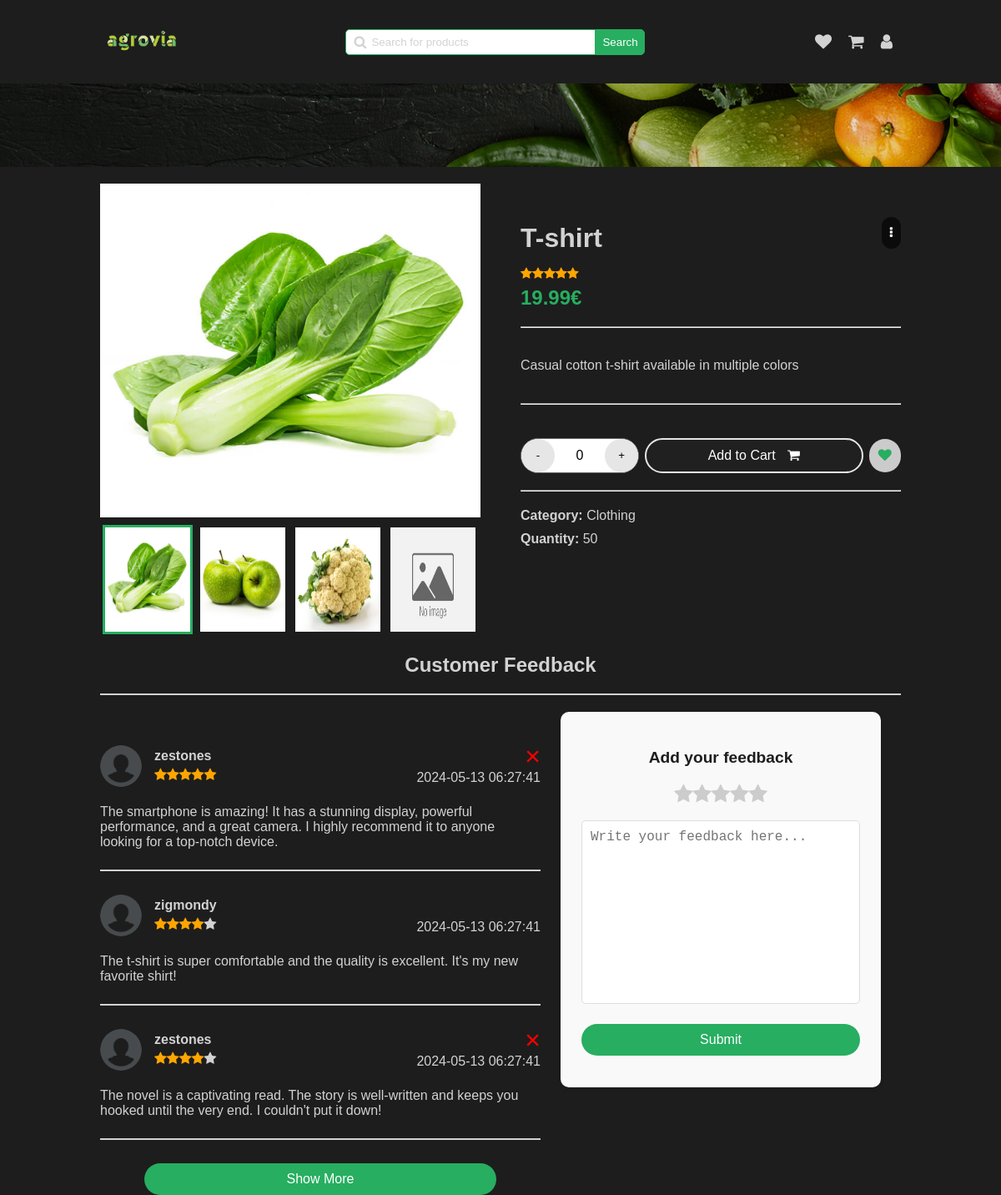
Screenshot of /pages/announce-view.php?id=2 (signed in) with the database file from the repository.
### tables this page shows
CREATE TABLE Announce (
  id INTEGER PRIMARY KEY,
  id_category INTEGER,
  image TEXT,
  title TEXT,
  description TEXT,
  price FLOAT,
  quantity INTEGER,
  rating INTEGER,
  out_of_stock BOOLEAN,
  FOREIGN KEY (id_category) REFERENCES Category(id)
);

CREATE TABLE Category (
  id INTEGER PRIMARY KEY,
  name TEXT
);

CREATE TABLE AnnounceComment (
  id INTEGER PRIMARY KEY,
  announce_id INTEGER,
  user_id INTEGER,
  comment TEXT,
  rating INTEGER,
  date TIMESTAMP DEFAULT CURRENT_TIMESTAMP,
  FOREIGN KEY (announce_id) REFERENCES Announce(id) ON DELETE CASCADE,
  FOREIGN KEY (user_id) REFERENCES User(id)
);

CREATE TABLE User (
  id INTEGER PRIMARY KEY,
  firstname TEXT,
  lastname TEXT,
  email TEXT,
  username TEXT,
  icon TEXT,
  phone_number TEXT,
  password TEXT,
  is_admin INTEGER
);

### php/user.php (called while the page is built, shortened)
<?php
require '../php/pdo.php';
function get_user_by_id($id_user)
{
    global $pdo;
    try {
        $query = "SELECT * FROM User WHERE id = :id_user";
        $stmt = $pdo->prepare($query);
        $stmt->bindParam(':id_user', $id_user);
        $stmt->execute();
        $user = $stmt->fetch(PDO::FETCH_ASSOC);
        return $user;
    } catch (PDOException $e) {
        echo $e->getMessage();
    }
}

### php/feedback.php (the view, shortened to what this page needs)
<?php
require "../php/pdo.php";
require "../php/user.php";
function get_feedback_by_announce_id($id_announce)
{
    global $pdo;
    $query = "SELECT * FROM AnnounceComment WHERE announce_id = :id_announce";
    $stmt = $pdo->prepare($query);
    $stmt->bindParam(':id_announce', $id_announce);
    $stmt->execute();
    $feedback = $stmt->fetchAll(PDO::FETCH_ASSOC);
    return $feedback;
}
function display_feedback($feedback)
{
    usort($feedback, function ($a, $b) {
        return strtotime($b['date']) - strtotime($a['date']);
    });
    foreach ($feedback as $comment) {
        $user = get_user_by_id($comment['user_id']);
        echo '<div class="feedback-item" id="feedback-' . $comment['id'] . '">';
        echo '<div class="user-infos">';
        echo '<img src="' . $user['icon'] . '" alt="' . $user['username'] . '">';
        echo '<div class="user-details">';
        echo '<div class="name">' . $user['username'] . '</div>';
        echo '<div class="rating">' . generate_star($comment['rating']) . '</div>';
        echo '</div>';
        echo '</div>';
        echo '<div class="message">';
        echo '<p>' . $comment['comment'] . '</p>';
        echo '</div>';
        if ($comment['user_id'] == $_SESSION['user_id']) {
            echo '<div class="delete-feedback" onclick="delete_feedback(' . $comment['id'] . ')">&times;</div>';
        }
        echo '<div class="date">';
        echo '<span>' . $comment['date'] . '</span>';
        echo '</div>';
        echo '<hr>';
        echo '</div>';
    }
}

### pages/announce-view.php (shortened to what this page needs)
<!DOCTYPE html>
<html lang="en">
<head>
    <link rel="stylesheet" href="../../styles/announce.css" onload="load_theme()">
    <link rel="stylesheet" href="../../styles/main-header.css">
    <link rel="stylesheet" href="../styles/confirm-modal.css">
    <link rel="stylesheet" href="../styles/alert.css">
    <link rel="stylesheet" href="https://cdnjs.cloudflare.com/ajax/libs/font-awesome/4.7.0/css/font-awesome.min.css">
</head>
<body>
    <header>
        <a href="../pages/home.php"><img src="../../assets/logo/agrovia-green.png" alt="logo"></a>
        <div class="search-bar">
            <span>
                <i class="fa fa-search"></i>
                <input type="text" name="search" id="search" placeholder="Search for products"
                    onkeydown="if(event.keyCode === 13) search()">
            </span>
            <button onclick="search()">Search</button>
        </div>
        <div class="user">
            <a href="../../pages/wishlist.php">
                <i class="fa fa-heart"></i>
            </a>
            <a href="../../pages/shopping-cart.php">
                <i class="fa fa-shopping-cart"></i>
            </a>
            <a href="../pages/dashboard.php">
                <i class="fa fa-user"></i>
            </a>
        </div>
    </header>
    <div class="separator-background"></div>
    <div class="main-container">
        <?php
        require "../php/announce.php";
        $announce = get_announce_by_id($_GET['id']);
        $category = get_announce_category($_GET['id']);
        $is_in_wishlist = is_announce_in_wish_list($_GET['id']);
        $is_in_cart = is_announce_in_cart($_GET['id']);
        ?>
        <section class="gallery">
            <?php
            display_gallery($_GET['id']);
            ?>
        </section>
        <section class="quick-view" id="my-announce-quick-view">
            <div class="main-infos">
                <div class="top-infos">
                    <h1 class="title"><?php echo $announce['title'] ?></h1>
                    <div class="more-button" onclick="toggleAdminActions()">
                        <i class="fa fa-ellipsis-v"></i>
                    </div>
                </div>
                <div class="rating"><?php echo generate_star($announce['rating']) ?></div>
                <div class="price"><?php echo $announce['price'] ?>€</div>
            </div>
            <hr>
            <div class="description">
                <p><?php echo $announce['description'] ?></p>
            </div>
            <hr>
            <div class="actions">
                <div class="manage-quantity">
                    <button class="increment" onclick="decrement_quantity()">-</button>
                    <span id="count">0</span>
                    <button class="decrement"
                        onclick="increment_quantity(<?php echo $announce['quantity'] ?>)">+</button>
                </div>
                <button class="cart" id="button-cart-id" style="<?php if ($is_in_cart)
                    echo "background-color: rgba(45, 45, 45, 0.20); border: 2px solid var(--light-stroke); " ?>"
                        onclick="add_cart_item_by_id(<?php echo $_GET['id'] ?>)">
                    Add to Cart
                    <i class="fa fa-shopping-cart"></i>
                </button>
                <button class="wish" onclick="add_wishlist_item(<?php echo $_GET['id'] ?>)">
                    <i class="fa fa-heart" id="<?php echo $_GET['id'] ?>-wish-icon" style="<?php if ($is_in_wishlist)
                           echo "color: var(--secondary);" ?>">
                        </i>
                    </button>
                </div>
                <hr>
                <div class="category">
                    <span>
                        <strong>Category:</strong>
                    <?php echo "<span>" . $category['name'] . "</span>" ?>
                </span>
                <span>
                    <strong>Quantity:</strong>
                    <?php echo "<span class='quantity'>" . $announce['quantity'] . "</span>" ?>
                </span>
            </div>
        </section>
    </div>
    <h2 class="title-feedback">Customer Feedback</h2>
    <hr class="feedback-separator">
    <div class="customer-feedback">
        <section class="feedback-section">
            <?php
            require "../php/feedback.php";
            $feedback = get_feedback_by_announce_id($_GET['id']);
            display_feedback($feedback);
            ?>
        </section>
        <section class="add-feedback">
            <h3>Add your feedback</h3>
            <div class="rating-stars">
                <i class='fa fa-star'></i>
                <i class='fa fa-star'></i>
                <i class='fa fa-star'></i>
                <i class='fa fa-star'></i>
                <i class='fa fa-star'></i>
            </div>
            <textarea name="feedback" id="feedback" cols="30" rows="10"
                placeholder="Write your feedback here..."></textarea>
            <button onclick="submit_feedback()">Submit</button>
        </section>
    </div>
</body>
</html>

### php/announce.php (shortened to what this page needs)
<?php
require '../php/pdo.php';
function generate_star($rating)
{
    $stars = "";
    for ($i = 0; $i < 5; $i++) {
        if ($i < $rating) {
            $stars .= "<i class='fa fa-star checked'></i>";
        } else {
            $stars .= "<i class='fa fa-star'></i>";
        }
    }
    return $stars;
}
function get_announce_by_id($id)
{
    global $pdo;
    $query = "SELECT * FROM Announce WHERE id = :id";
    $stmt = $pdo->prepare($query);
    $stmt->bindParam(':id', $id);
    $stmt->execute();
    $announce = $stmt->fetch(PDO::FETCH_ASSOC);
    return $announce;
}
function get_announce_category($id_announce)
{
    global $pdo;
    $query = 'SELECT * FROM Category WHERE id IN (SELECT id_category FROM Announce WHERE id = :id_announce)';
    $stmt = $pdo->prepare($query);
    $stmt->bindParam(':id_announce', $id_announce);
    $stmt->execute();
    $category = $stmt->fetch(PDO::FETCH_ASSOC);
    return $category;
}
function get_announce_images_by_id($id)
{
    global $pdo;
    $stmt = $pdo->prepare("SELECT image FROM AnnounceImage WHERE announce_id = ?");
    $stmt->bindParam(1, $id);
    $stmt->execute();
    $result = $stmt->fetchAll(PDO::FETCH_ASSOC);
    $images = array_column($result, 'image');
    return $images;
}
function is_announce_in_cart($id)
{
    global $pdo;
    $query = "SELECT * FROM UserSaved
              WHERE user_id = :user_id
              AND announce_id = :announce_id
              AND is_in_cart = 1
             ";
    $stmt = $pdo->prepare($query);
    $stmt->bindParam(':user_id', $_SESSION['user_id']);
    $stmt->bindParam(':announce_id', $id);
    $stmt->execute();
    $result = $stmt->fetch(PDO::FETCH_ASSOC);
    return $result !== false;
}
function is_announce_in_wish_list($annouce_id)
{
    global $pdo;
    $query = "SELECT * FROM UserSaved
              WHERE user_id = :user_id
              AND announce_id = :announce_id
              AND is_in_favourite = 1
             ";
    $stmt = $pdo->prepare($query);
    $stmt->bindParam(':user_id', $_SESSION['user_id']);
    $stmt->bindParam(':announce_id', $annouce_id);
    $stmt->execute();
    $result = $stmt->fetch(PDO::FETCH_ASSOC);
    return $result !== false;
}
function display_gallery($announce_id)
{
    $images = get_announce_images_by_id($announce_id);
    for ($i = 0; $i < 4; $i++) {
        $image_path = $images[$i];
        echo '<div class="gallery-item">';
        if ($image_path == '') {
            $image_path = "../public/no-image-available.jpg";
        }
        echo '<img class="gallery-img" src="' . $image_path . '" alt="" />';
        echo '<label for="img-' . ($i + 1) . '" class="gallery-thumb"><img src="' . $image_path . '" alt="" /></label>';
        echo '</div>';
    }
}
?>

### styles/main-header.css (style rules this page uses)
header { display: flex; justify-content: space-between; align-items: center; }
header a img { width: 100px; }
header .search-bar { display: flex; align-items: center; }
header .search-bar span { display: flex; align-items: center; position: relative; }
header .search-bar span i { position: absolute; left: 10px; color: var(--text); }
header .search-bar span input { padding: 7px; border: 1px solid var(--secondary); border-radius: 5px 0 0 5px; padding-left: 30px; min-width: 300px; }
header .search-bar span input::placeholder { color: var(--text); position: absolute; left: 30px; }
header .search-bar button { padding: 7px; border-radius: 0 5px 5px 0; background-color: var(--secondary); color: var(--white); border: 1px solid var(--secondary); cursor: pointer; }
header .user { display: flex; align-items: center; }
header .user a { text-decoration: none; padding: 10px; }
header .user a i { font-size: 20px; color: var(--text); }
.separator-background { background-image: url("../../assets/backgrounds/separator-background.png"); background-size: cover; background-position: center; background-repeat: no-repeat; width: 100%; height: 100px; position: absolute; left: 0; }

### styles/global.css (style rules this page uses)
* { box-sizing: border-box; }
body, body.dark-theme, body.light-theme { font-family: "Overpass", sans-serif; -webkit-font-smoothing: antialiased; -moz-osx-font-smoothing: grayscale; background-color: var(--primary); color: var(--text); width: 80%; max-width: 1200px; margin: 0 auto; transition: background-color 0.3s ease, transform 0.5s cubic-bezier(0.68, -0.55, 0.27, 1.55); }
body { --primary: rgba(29, 29, 29, 1); --secondary: rgba(39, 174, 96, 1); --tertiary: rgba(146, 227, 169, 1); --text: rgba(210, 210, 210, 1); --hover-color: rgba(62, 62, 62, 1); --white: rgba(255, 255, 255, 1); --dark: rgba(29, 29, 29, 1); --gray: rgba(102, 102, 102, 1); --error: rgba(255, 0, 0, 1); --light-hover-green: rgba(237, 242, 238, 1); --light-stroke: rgba(230, 230, 230, 1); }

### rows the page displays
announce: title "T-shirt", rating 5 (drawn), price "19.99", description "Casual cotton t-shirt available in multiple colors", quantity "50"
category: name "Clothing"
announcecomment: user.icon (placeholder picture), user.username "zestones", rating 5 (drawn), comment "The smartphone is amazing! It has a stunning display, powerful performance, and a great camera. I highly recommend it to anyone looking for a top-notch device.", date "2024-05-13 06:27:41"
announcecomment: user.icon (placeholder picture), user.username "zigmondy", rating 4 (drawn), comment "The t-shirt is super comfortable and the quality is excellent. It's my new favorite shirt!", date "2024-05-13 06:27:41"
announcecomment: user.icon (placeholder picture), user.username "zestones", rating 4 (drawn), comment "The novel is a captivating read. The story is well-written and keeps you hooked until the very end. I couldn't put it down!", date "2024-05-13 06:27:41"
